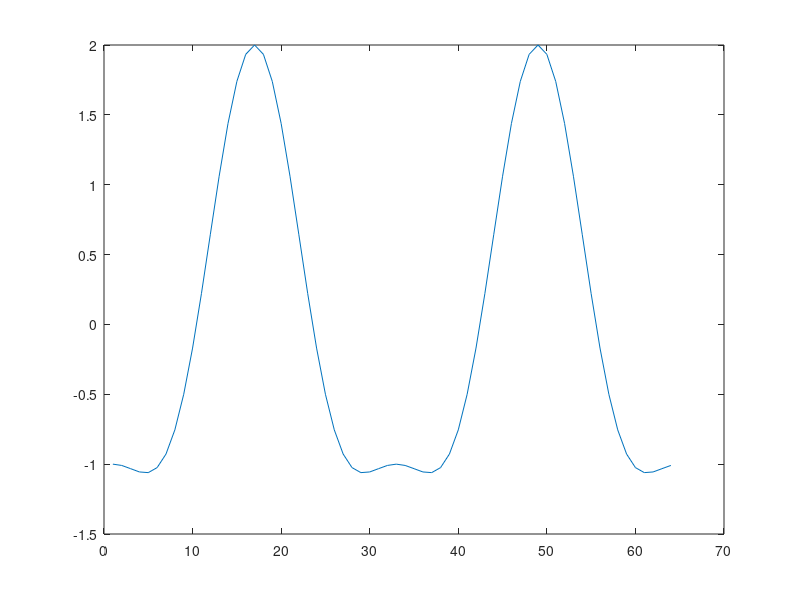

Source code (MATLAB):
%% make h1, a sampled sinusoidal vector, with 8192 points, at freq pi/8...
ang1 = pi/8;
ang2 = pi/16;
[x1, y1] = pol2cart(ang1, 1);
[x2, y2] = pol2cart(ang2, 1);
lambda1 = x1+(1i*y1);
lambda2 = x2+(1i*y2);
winsize = 64;
h1 = lambda1.^(0:winsize-1);

%% h2 has inverted phase...
%h2 = lambda.^(winsize/8:winsize+winsize/8-1);

%% h2 has a different frequency...
h2 = lambda2.^(0:winsize-1);

h = [h1;h2];
%H = [fft(h1); fft(h2)];
H = fft2(h);

%% xfade is an angle from 0 - pi, describing the crossfade weights
xfade = pi;

[xfx, xfy] = pol2cart(xfade, 1);
xfc = xfx + (xfy*1i);

%% k is a 2d row vector with complex conjugate entries of xfade
k = [xfc, 1-xfc];

output = real(ifft(H'*k'))/2;

plot(output);
